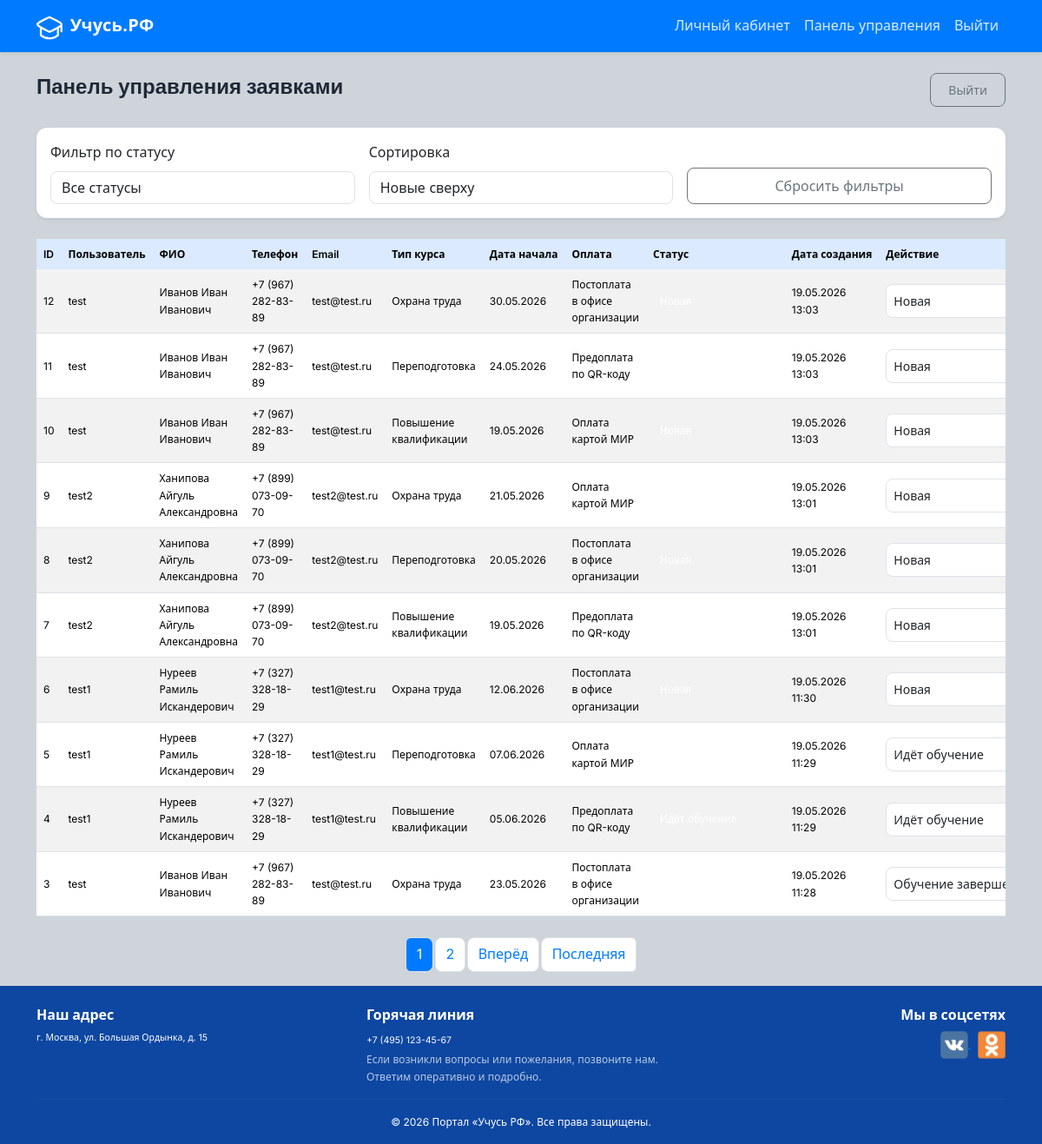
The page /manager/ (signed in) on the database as committed earlier.
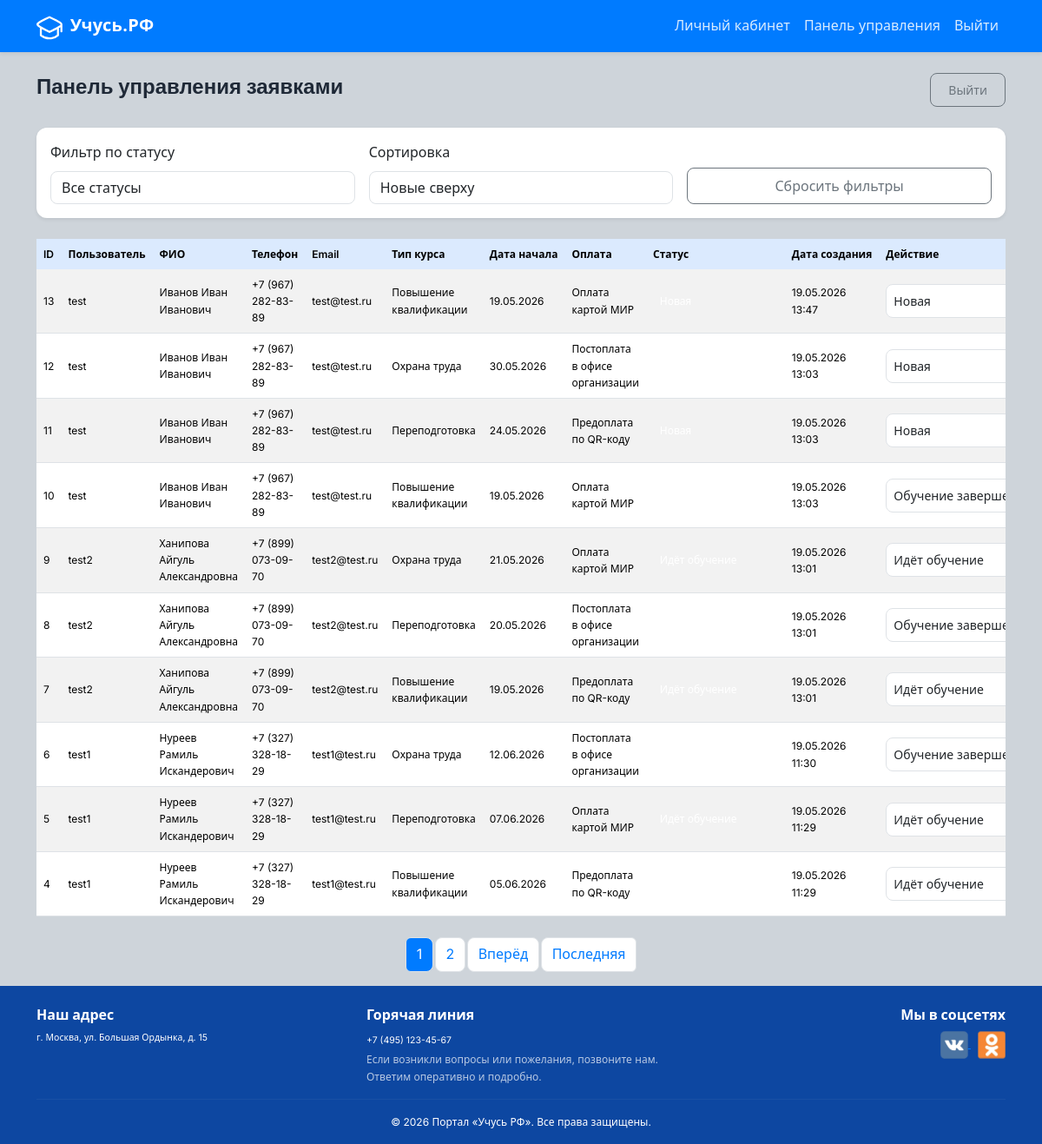
The same page on the database as committed later.
### courses/models.py (models this page shows, shortened)
class Application(models.Model):
    class CourseType(models.TextChoices):
        QUALIFICATION = 'qualification', 'Повышение квалификации'
        RETRAINING = 'retraining', 'Переподготовка'
        OCCUPATIONAL_SAFETY = 'safety', 'Охрана труда'
    class PaymentMethod(models.TextChoices):
        CASH = 'qrcode', 'Предоплата по QR-коду'
        CARD = 'card', 'Оплата картой МИР'
        OFICE = 'ofice', 'Постоплата в офисе организации'
    class Status(models.TextChoices):
        NEW = 'new', 'Новая'
        IN_PROGRESS = 'in_progress', 'Идёт обучение'
        COMPLETED = 'completed', 'Обучение завершено'
    user = models.ForeignKey(User, on_delete=models.CASCADE, related_name='applications')
    course_type = models.CharField('Тип курса', max_length=50, choices=CourseType.choices)
    start_date = models.DateField('Дата начала обучения')
    payment_method = models.CharField('Способ оплаты', max_length=50, choices=PaymentMethod.choices)
    status = models.CharField('Статус', max_length=50, choices=Status.choices, default=Status.NEW)
    created_at = models.DateTimeField('Дата создания', auto_now_add=True)
    class Meta:
        verbose_name = 'Заявка'
        verbose_name_plural = 'Заявки'
        ordering = ['-created_at']

class Profile(models.Model):
    user = models.OneToOneField(User, on_delete=models.CASCADE, related_name='profile')
    full_name = models.CharField('ФИО', max_length=255)
    phone = models.CharField('Телефон', max_length=20)
    class Meta:
        verbose_name = 'Профиль'
        verbose_name_plural = 'Профили'

### courses/views.py (the view)
    def wrapper(request, *args, **kwargs):
        if not request.user.is_authenticated or request.user.username != 'Admin26':
            messages.error(request, 'Доступ запрещён')
            return redirect('index')
        return view_func(request, *args, **kwargs)

### courses/views.py (called while the page is built)
def manager_required(view_func):
    def wrapper(request, *args, **kwargs):
        if not request.user.is_authenticated or request.user.username != 'Admin26':
            messages.error(request, 'Доступ запрещён')
            return redirect('index')
        return view_func(request, *args, **kwargs)
    return wrapper

### templates/manager.html (shortened to what the changed rows need)
{% extends 'base.html' %}
{% load static %}
{% block content %}
<div class="d-flex justify-content-between align-items-center mb-4">
    <h2 class="fw-bold">Панель управления заявками</h2>
</div>
<div class="d-none d-md-block">
    <div class="table-responsive">
        <table class="table table-striped table-hover align-middle">
            <thead style="background-color: #DBEAFE;">
                <tr>
                    <th>ID</th>
                    <th>Пользователь</th>
                    <th>ФИО</th>
                    <th>Телефон</th>
                    <th>Email</th>
                    <th>Тип курса</th>
                    <th>Дата начала</th>
                    <th>Оплата</th>
                    <th>Статус</th>
                    <th>Дата создания</th>
                    <th>Действие</th>
                </tr>
            </thead>
            <tbody>
                {% for app in page_obj %}
                    <tr>
                        <td>{{ app.id }}</td>
                        <td>{{ app.user.username }}</td>
                        <td>{{ app.user.profile.full_name }}</td>
                        <td>{{ app.user.profile.phone }}</td>
                        <td>{{ app.user.email }}</td>
                        <td>{{ app.get_course_type_display }}</td>
                        <td>{{ app.start_date|date:"d.m.Y" }}</td>
                        <td>{{ app.get_payment_method_display }}</td>
                        <td>
                            <span class="badge {% if app.status == 'new' %}badge-new{% elif app.status == 'in_progress' %}badge-progress{% else %}badge-done{% endif %}">
                            </span>
                        </td>
                        <td>{{ app.created_at|date:"d.m.Y H:i" }}</td>
                        <td>
                            <form method="post" class="d-flex gap-1">
                                <select name="status" class="form-select form-select-sm" style="width:auto;">
                                    {% for key, label in status_choices %}
                                        <option value="{{ key }}" {% if app.status == key %}selected{% endif %}>{{ label }}</option>
                                    {% endfor %}
                                </select>
                            </form>
                        </td>
                    </tr>
                {% empty %}
                    <tr>
                        <td colspan="11" class="text-center text-muted py-4">Заявок нет</td>
                    </tr>
                {% endfor %}
            </tbody>
        </table>
    </div>
</div>
<nav class="mt-4">
    <ul class="pagination justify-content-center flex-wrap">
        {% for num in page_obj.paginator.page_range %}
            {% if num >= page_obj.number|add:"-2" and num <= page_obj.number|add:"2" %}
                <li class="page-item {% if num == page_obj.number %}active{% endif %}">
                    <a class="page-link" href="?page={{ num }}{% if status_filter %}&status={{ status_filter }}{% endif %}{% if sort_by %}&sort={{ sort_by }}{% endif %}">{{ num }}</a>
                </li>
            {% endif %}
        {% endfor %}
    </ul>
</nav>
{% endblock %}

Rows that differ between the two databases and show on the page:
no longer on this page (row unchanged): Application: id "3", user.username "test", user.profile.full_name "Иванов Иван Иванович", user.profile.phone "+7 (967) 282-83-89", user.email "test@test.ru", course_type "Охрана труда", start_date "23.05.2026", payment_method "Постоплата в офисе организации", created_at "19.05.2026 11:28", status "Обучение завершено"
added Application: id "13", user.username "test", user.profile.full_name "Иванов Иван Иванович", user.profile.phone "+7 (967) 282-83-89", user.email "test@test.ru", course_type "Повышение квалификации", start_date "19.05.2026", payment_method "Оплата картой МИР", created_at "19.05.2026 13:47", status "Новая"
changed Application id 10: status "Новая" → "Обучение завершено"
changed Application id 9: status "Новая" → "Идёт обучение"
changed Application id 8: status "Новая" → "Обучение завершено"
changed Application id 7: status "Новая" → "Идёт обучение"
changed Application id 6: status "Новая" → "Обучение завершено"
